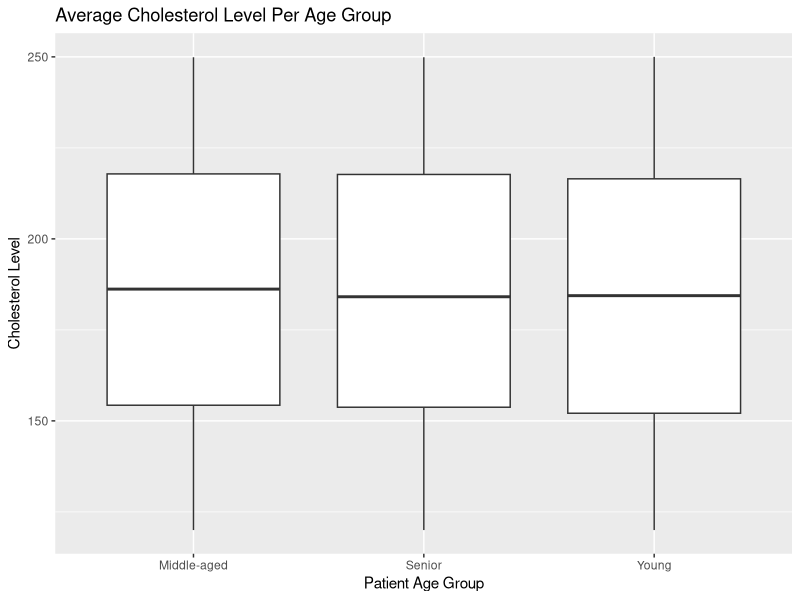
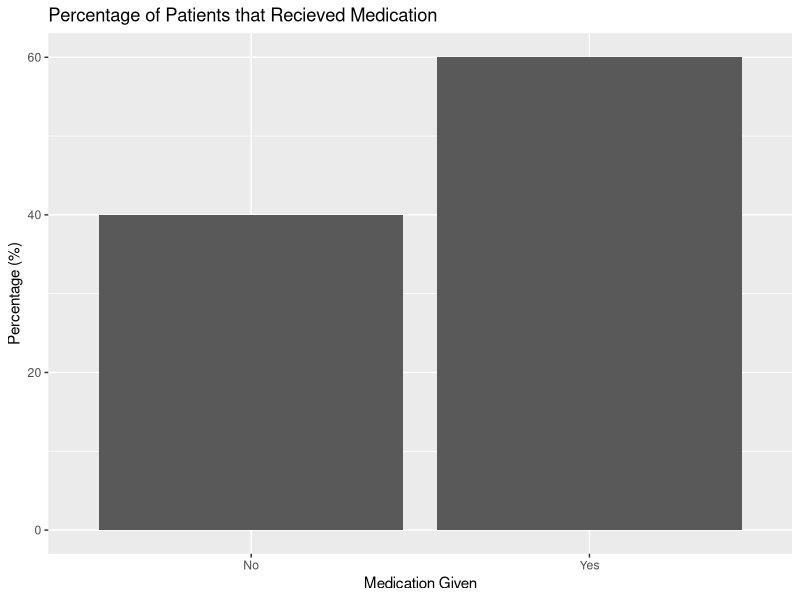
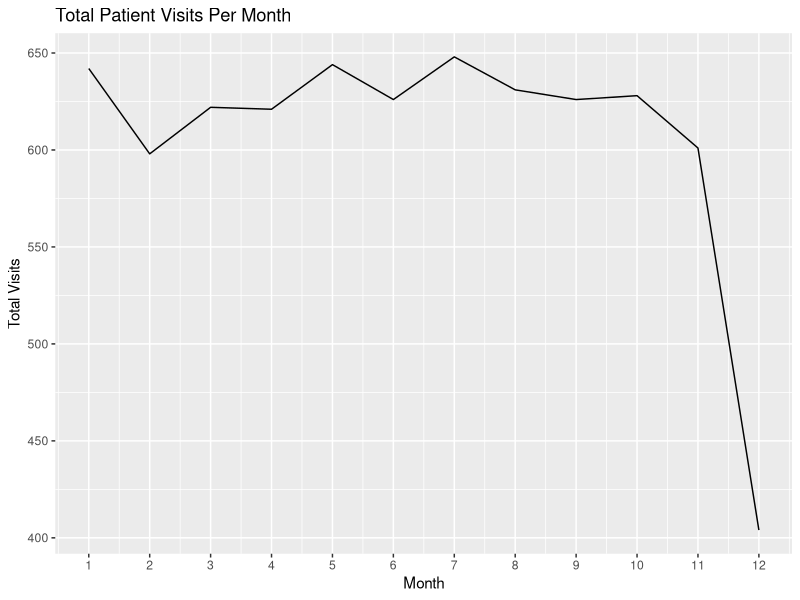
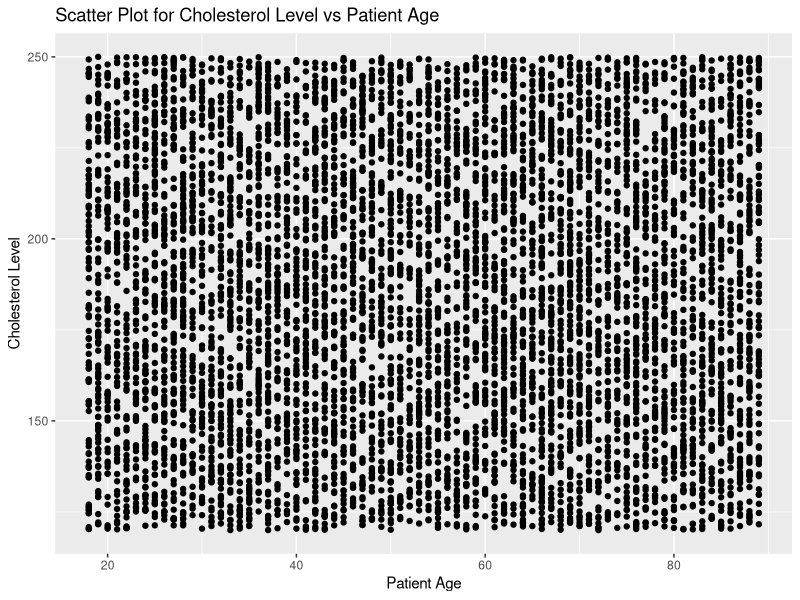

Source code (R) for these figures, in order:
## ---- chunk 1
knitr::opts_chunk$set(echo = TRUE)
## ---- chunk 2
library(tidyverse)

medications <- read_csv("medications.csv")

messy_health_records <- read_csv("messy_health_records.csv")

patients <- read_csv("patients.csv")
## ---- chunk 3
messy_health_records %>% 
  summarise(
    record_id = sum(is.na(record_id)),
    patient_id = sum(is.na(patient_id)),
    visit_date = sum(is.na(visit_date)), 
    condition = sum(is.na(condition)),
    blood_pressure = sum(is.na(blood_pressure)), 
    cholesterol_level = sum(is.na(cholesterol_level)),
    medication_given = sum(is.na(medication_given)),
    hospital_location = sum(is.na(hospital_location)),
    patient_age = sum(is.na(patient_age))
    )
## ---- chunk 4
cleaned_health_records <- messy_health_records %>% 
  drop_na()

cleaned_health_records
## ---- chunk 5
cleaned_health_records <- cleaned_health_records %>%
  mutate(visit_date = ymd(visit_date))

cleaned_health_records
## ---- chunk 6
removed_duplicates <- nrow(cleaned_health_records) - nrow(cleaned_health_records %>% unique())
removed_duplicates

cleaned_health_records <- cleaned_health_records %>% unique()
cleaned_health_records
## ---- chunk 7
IQR_cholesterol <- IQR(cleaned_health_records$cholesterol_level, na.rm = TRUE)

Q1_cholesterol <- quantile(cleaned_health_records$cholesterol_level, probs = 0.25, na.rm = TRUE)

Q3_cholesterol <- quantile(cleaned_health_records$cholesterol_level, probs = 0.75, na.rm = TRUE)

lower_bound_cholesterol <- Q1_cholesterol - 1.5 * IQR_cholesterol

upper_bound_cholesterol <- Q3_cholesterol + 1.5 * IQR_cholesterol


IQR_patient_age <- IQR(cleaned_health_records$patient_age, na.rm = TRUE)

Q1_patient_age <- quantile(cleaned_health_records$patient_age, probs = 0.25, na.rm = TRUE)

Q3_patient_age <- quantile(cleaned_health_records$patient_age, probs = 0.75, na.rm = TRUE)

lower_bound_patient_age <- Q1_patient_age - 1.5 * IQR_patient_age

upper_bound_patient_age <- Q3_patient_age + 1.5 * IQR_patient_age

cleaned_health_records <- cleaned_health_records %>% 
  filter(cholesterol_level >= lower_bound_cholesterol & cholesterol_level <= upper_bound_cholesterol) %>% 
  filter(patient_age >= lower_bound_patient_age & patient_age <= upper_bound_patient_age)

cleaned_health_records
## ---- chunk 8
cleaned_health_records <- cleaned_health_records %>% mutate(visit_month = month(visit_date))

cleaned_health_records
## ---- chunk 9
cleaned_health_records <- cleaned_health_records %>% 
  mutate(patient_age_group = case_when(
    patient_age >= 18 & patient_age <= 35 ~ "Young", 
    patient_age >= 36 & patient_age <= 60 ~ "Middle-aged", 
    patient_age >= 61 ~ "Senior"
    ))

cleaned_health_records
## ---- chunk 10
cleaned_health_records <- cleaned_health_records %>% 
  mutate(cholesterol_risk = case_when(
    cholesterol_level < 160 ~ "Low",
    cholesterol_level >= 160 & cholesterol_level <= 200 ~ "Moderate",
    cholesterol_level > 200 ~ "High"
  ))

cleaned_health_records
## ---- chunk 11
cleaned_health_records %>% 
  group_by(hospital_location, condition) %>% 
  summarise(visits = n()) %>% 
  pivot_wider(names_from = condition, values_from = visits)
## ---- chunk 12
merged_health_records <- cleaned_health_records %>% 
  inner_join(patients, by = "patient_id")

glimpse(merged_health_records)
## ---- chunk 13
merged_health_records <- merged_health_records %>%
  inner_join(medications, by = "condition")

glimpse(merged_health_records)
## ---- chunk 14
merged_health_records %>% 
  filter(dosage_mg <= 200)
## ---- chunk 15
merged_health_records %>% 
  group_by(condition) %>% 
  summarise(total_treated = n()) %>% 
  arrange(desc(total_treated)) %>% 
  head(5)
## ---- chunk 16
summary_average_cholesterol<- merged_health_records %>% 
  group_by(patient_age_group) %>% 
  summarise(average_cholesterol_level = mean(cholesterol_level))
summary_average_cholesterol

merged_health_records %>% ggplot() + 
  geom_boxplot(aes(x = patient_age_group, y = cholesterol_level)) +
  labs(title = "Average Cholesterol Level Per Age Group", 
       x = "Patient Age Group",
       y = "Cholesterol Level")
## ---- chunk 17
summary_medication_percent <- merged_health_records %>% 
  group_by(medication_given) %>% 
  summarise(percentage = n()) %>%
  mutate(percentage = percentage/sum(percentage)*100)

summary_medication_percent %>%
  ggplot() +
  geom_col(aes(x = medication_given, y = percentage)) +
  labs(title = "Percentage of Patients that Recieved Medication",
       x = "Medication Given",
       y = "Percentage (%)")
## ---- chunk 18
merged_health_records %>% 
  group_by(hospital_location) %>%
  summarise(num_patients = n()) %>%
  arrange(desc(num_patients))
## ---- chunk 19
merged_health_records %>%
  group_by(visit_month) %>%
  summarise(total_visits = n()) %>%
  ggplot(aes(x = visit_month, y = total_visits)) +
  geom_line() +
  labs(title = "Total Patient Visits Per Month", 
       x = "Month",
       y = "Total Visits") +
  scale_x_continuous(breaks=seq(1,12,1))
## ---- chunk 20
merged_health_records %>%
  group_by(patient_age_group) %>%
  summarise(cholesterol_level = mean(cholesterol_level)) %>%
  arrange(desc(cholesterol_level))
## ---- chunk 21
merged_health_records %>%
  group_by(hospital_location, condition) %>%
  summarise(num_condition = n()) %>%
  arrange(hospital_location, desc(num_condition)) %>%
  slice(1)

merged_health_records %>%
  group_by(condition) %>%
  summarise(num_condition = n()) %>%
  arrange(desc(num_condition))
## ---- chunk 22
high_risk_patients <- merged_health_records %>%
  filter(cholesterol_level > 200 & blood_pressure == "Stage 2 Hypertension")
## ---- chunk 23
high_risk_patients %>%
  arrange(desc(cholesterol_level)) %>%
  head(10)
## ---- chunk 24
merged_health_records %>%
  ggplot(aes(x = patient_age, y = cholesterol_level)) +
  geom_point() +
  labs(title = "Scatter Plot for Cholesterol Level vs Patient Age",
       x = "Patient Age",
       y = "Cholesterol Level")
